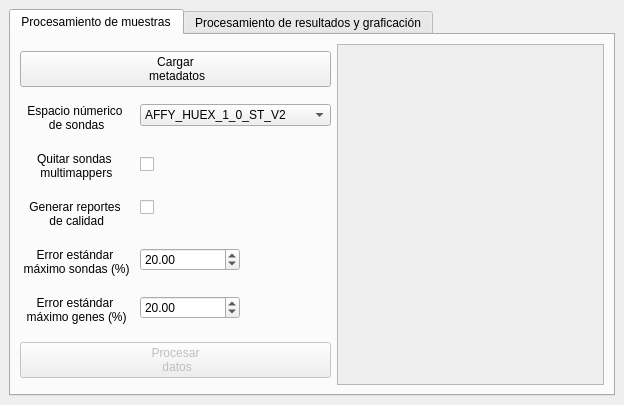
<?xml version="1.0" encoding="UTF-8"?>
<ui version="4.0">
 <class>__VentanaPrincipal</class>
 <widget class="QMainWindow" name="__VentanaPrincipal">
  <property name="geometry">
   <rect>
    <x>0</x>
    <y>0</y>
    <width>624</width>
    <height>405</height>
   </rect>
  </property>
  <property name="windowTitle">
   <string>ChipyPyR</string>
  </property>
  <widget class="QWidget" name="__centralwidget">
   <layout class="QVBoxLayout" name="verticalLayout_5">
    <item>
     <widget class="QTabWidget" name="__tabWidget">
      <property name="currentIndex">
       <number>0</number>
      </property>
      <widget class="QWidget" name="__procesamiento_de_muestras">
       <attribute name="title">
        <string>Procesamiento de muestras</string>
       </attribute>
       <layout class="QHBoxLayout" name="horizontalLayout">
        <item>
         <layout class="QVBoxLayout" name="__verticalLayout_3">
          <property name="spacing">
           <number>10</number>
          </property>
          <item>
           <spacer name="__verticalSpacer">
            <property name="orientation">
             <enum>Qt::Vertical</enum>
            </property>
            <property name="sizeHint" stdset="0">
             <size>
              <width>20</width>
              <height>40</height>
             </size>
            </property>
           </spacer>
          </item>
          <item>
           <widget class="QPushButton" name="__but_cargar_metadatos">
            <property name="text">
             <string>Cargar
 metadatos</string>
            </property>
           </widget>
          </item>
          <item>
           <spacer name="__verticalSpacer_3">
            <property name="orientation">
             <enum>Qt::Vertical</enum>
            </property>
            <property name="sizeHint" stdset="0">
             <size>
              <width>20</width>
              <height>40</height>
             </size>
            </property>
           </spacer>
          </item>
          <item>
           <layout class="QFormLayout" name="__formLayout">
            <property name="labelAlignment">
             <set>Qt::AlignCenter</set>
            </property>
            <property name="formAlignment">
             <set>Qt::AlignJustify|Qt::AlignVCenter</set>
            </property>
            <property name="verticalSpacing">
             <number>20</number>
            </property>
            <item row="3" column="0">
             <widget class="QLabel" name="__lab_error_sondas">
              <property name="text">
               <string>Error estándar
 máximo sondas (%)</string>
              </property>
              <property name="alignment">
               <set>Qt::AlignCenter</set>
              </property>
             </widget>
            </item>
            <item row="3" column="1">
             <widget class="QDoubleSpinBox" name="__dsbox_error_sondas">
              <property name="maximumSize">
               <size>
                <width>100</width>
                <height>16777215</height>
               </size>
              </property>
              <property name="maximum">
               <double>9999.989999999999782</double>
              </property>
              <property name="value">
               <double>20.000000000000000</double>
              </property>
             </widget>
            </item>
            <item row="4" column="0">
             <widget class="QLabel" name="__lab_error_genes">
              <property name="maximumSize">
               <size>
                <width>16777215</width>
                <height>16777215</height>
               </size>
              </property>
              <property name="text">
               <string>Error estándar
 máximo genes (%)</string>
              </property>
              <property name="alignment">
               <set>Qt::AlignCenter</set>
              </property>
             </widget>
            </item>
            <item row="4" column="1">
             <widget class="QDoubleSpinBox" name="__dsbox_error_genes">
              <property name="maximumSize">
               <size>
                <width>100</width>
                <height>16777215</height>
               </size>
              </property>
              <property name="suffix">
               <string/>
              </property>
              <property name="maximum">
               <double>9999.989999999999782</double>
              </property>
              <property name="value">
               <double>20.000000000000000</double>
              </property>
             </widget>
            </item>
            <item row="1" column="0">
             <widget class="QLabel" name="__lab_multimappers">
              <property name="text">
               <string>Quitar sondas
 multimappers</string>
              </property>
             </widget>
            </item>
            <item row="1" column="1">
             <widget class="QCheckBox" name="__check_multimappers">
              <property name="minimumSize">
               <size>
                <width>0</width>
                <height>25</height>
               </size>
              </property>
              <property name="font">
               <font>
                <pointsize>6</pointsize>
               </font>
              </property>
              <property name="layoutDirection">
               <enum>Qt::LeftToRight</enum>
              </property>
              <property name="text">
               <string/>
              </property>
             </widget>
            </item>
            <item row="2" column="0">
             <widget class="QLabel" name="__lab_reportes_calidad">
              <property name="layoutDirection">
               <enum>Qt::LeftToRight</enum>
              </property>
              <property name="text">
               <string>Generar reportes
 de calidad</string>
              </property>
              <property name="alignment">
               <set>Qt::AlignCenter</set>
              </property>
             </widget>
            </item>
            <item row="2" column="1">
             <widget class="QCheckBox" name="__check_reporte_calidad">
              <property name="text">
               <string/>
              </property>
             </widget>
            </item>
            <item row="0" column="0">
             <widget class="QLabel" name="__lab_espacio_numerico">
              <property name="text">
               <string>Espacio númerico
 de sondas</string>
              </property>
              <property name="alignment">
               <set>Qt::AlignCenter</set>
              </property>
             </widget>
            </item>
            <item row="0" column="1">
             <widget class="QComboBox" name="__combox_espacio_numerico">
              <item>
               <property name="text">
                <string>AFFY_HUEX_1_0_ST_V2</string>
               </property>
              </item>
              <item>
               <property name="text">
                <string>AFFY_HUGENE_1_0_ST_V1</string>
               </property>
              </item>
              <item>
               <property name="text">
                <string>AFFY_HUGENE_2_0_ST_V1</string>
               </property>
              </item>
              <item>
               <property name="text">
                <string>AFFY_HUGENE_2_1_ST_V1</string>
               </property>
              </item>
             </widget>
            </item>
           </layout>
          </item>
          <item>
           <spacer name="__verticalSpacer_4">
            <property name="orientation">
             <enum>Qt::Vertical</enum>
            </property>
            <property name="sizeHint" stdset="0">
             <size>
              <width>20</width>
              <height>40</height>
             </size>
            </property>
           </spacer>
          </item>
          <item>
           <widget class="QPushButton" name="__but_procesar_datos">
            <property name="enabled">
             <bool>false</bool>
            </property>
            <property name="text">
             <string>Procesar
 datos</string>
            </property>
           </widget>
          </item>
          <item>
           <spacer name="__verticalSpacer_2">
            <property name="orientation">
             <enum>Qt::Vertical</enum>
            </property>
            <property name="sizeHint" stdset="0">
             <size>
              <width>20</width>
              <height>40</height>
             </size>
            </property>
           </spacer>
          </item>
         </layout>
        </item>
        <item>
         <widget class="QTableWidget" name="__tabla_muestras">
          <property name="enabled">
           <bool>false</bool>
          </property>
          <property name="autoScroll">
           <bool>true</bool>
          </property>
          <property name="selectionBehavior">
           <enum>QAbstractItemView::SelectItems</enum>
          </property>
          <property name="verticalScrollMode">
           <enum>QAbstractItemView::ScrollPerPixel</enum>
          </property>
          <property name="horizontalScrollMode">
           <enum>QAbstractItemView::ScrollPerPixel</enum>
          </property>
          <property name="rowCount">
           <number>0</number>
          </property>
         </widget>
        </item>
       </layout>
      </widget>
      <widget class="QWidget" name="__procesamiento_de_resultados">
       <attribute name="title">
        <string>Procesamiento de resultados y graficación</string>
       </attribute>
       <layout class="QHBoxLayout" name="horizontalLayout_3">
        <item>
         <layout class="QVBoxLayout" name="__verticalLayout_6">
          <item>
           <spacer name="__verticalSpacer_5">
            <property name="orientation">
             <enum>Qt::Vertical</enum>
            </property>
            <property name="sizeHint" stdset="0">
             <size>
              <width>20</width>
              <height>40</height>
             </size>
            </property>
           </spacer>
          </item>
          <item>
           <widget class="QPushButton" name="__but_cargar_resultados">
            <property name="text">
             <string>Cargar
 resultados</string>
            </property>
           </widget>
          </item>
          <item>
           <spacer name="__verticalSpacer6">
            <property name="orientation">
             <enum>Qt::Vertical</enum>
            </property>
            <property name="sizeHint" stdset="0">
             <size>
              <width>20</width>
              <height>40</height>
             </size>
            </property>
           </spacer>
          </item>
          <item>
           <layout class="QFormLayout" name="__formLayout_2">
            <item row="2" column="0">
             <widget class="QLabel" name="__lab_grupo">
              <property name="text">
               <string>Grupo</string>
              </property>
             </widget>
            </item>
            <item row="3" column="0">
             <widget class="QLabel" name="__lab_p">
              <property name="text">
               <string>p-value</string>
              </property>
             </widget>
            </item>
            <item row="4" column="0">
             <widget class="QLabel" name="__lab_log2fc">
              <property name="text">
               <string>Log2FC</string>
              </property>
             </widget>
            </item>
            <item row="4" column="1">
             <widget class="QDoubleSpinBox" name="__dsbox_log2fc">
              <property name="singleStep">
               <double>0.100000000000000</double>
              </property>
              <property name="value">
               <double>1.000000000000000</double>
              </property>
             </widget>
            </item>
            <item row="1" column="0">
             <widget class="QLabel" name="__lab_grafico">
              <property name="text">
               <string>Gráfico</string>
              </property>
             </widget>
            </item>
            <item row="2" column="1">
             <widget class="QComboBox" name="__combox_grupo"/>
            </item>
            <item row="1" column="1">
             <widget class="QComboBox" name="__combox_grafico"/>
            </item>
            <item row="3" column="1">
             <widget class="QDoubleSpinBox" name="__dsbox_p">
              <property name="maximum">
               <double>1.000000000000000</double>
              </property>
              <property name="singleStep">
               <double>0.010000000000000</double>
              </property>
              <property name="value">
               <double>0.050000000000000</double>
              </property>
             </widget>
            </item>
           </layout>
          </item>
          <item>
           <spacer name="verticalSpacer">
            <property name="orientation">
             <enum>Qt::Vertical</enum>
            </property>
            <property name="sizeHint" stdset="0">
             <size>
              <width>20</width>
              <height>40</height>
             </size>
            </property>
           </spacer>
          </item>
          <item>
           <widget class="QPushButton" name="__but_filtrar_tabla">
            <property name="enabled">
             <bool>false</bool>
            </property>
            <property name="text">
             <string>Filtrar tabla</string>
            </property>
           </widget>
          </item>
          <item>
           <spacer name="__verticalSpacer_9">
            <property name="orientation">
             <enum>Qt::Vertical</enum>
            </property>
            <property name="sizeHint" stdset="0">
             <size>
              <width>20</width>
              <height>40</height>
             </size>
            </property>
           </spacer>
          </item>
          <item>
           <widget class="QPushButton" name="__but_guardar_tabla">
            <property name="enabled">
             <bool>false</bool>
            </property>
            <property name="text">
             <string>Guardar tabla</string>
            </property>
           </widget>
          </item>
          <item>
           <spacer name="__verticalSpacer_8">
            <property name="orientation">
             <enum>Qt::Vertical</enum>
            </property>
            <property name="sizeHint" stdset="0">
             <size>
              <width>20</width>
              <height>40</height>
             </size>
            </property>
           </spacer>
          </item>
          <item>
           <widget class="QPushButton" name="__but_graficar">
            <property name="enabled">
             <bool>false</bool>
            </property>
            <property name="text">
             <string>Graficar</string>
            </property>
           </widget>
          </item>
          <item>
           <spacer name="__verticalSpacer_7">
            <property name="orientation">
             <enum>Qt::Vertical</enum>
            </property>
            <property name="sizeHint" stdset="0">
             <size>
              <width>20</width>
              <height>40</height>
             </size>
            </property>
           </spacer>
          </item>
         </layout>
        </item>
        <item>
         <widget class="QTableWidget" name="__tabla_resultados">
          <property name="enabled">
           <bool>false</bool>
          </property>
          <property name="autoScroll">
           <bool>true</bool>
          </property>
          <property name="verticalScrollMode">
           <enum>QAbstractItemView::ScrollPerPixel</enum>
          </property>
          <property name="horizontalScrollMode">
           <enum>QAbstractItemView::ScrollPerPixel</enum>
          </property>
          <property name="rowCount">
           <number>0</number>
          </property>
          <property name="columnCount">
           <number>0</number>
          </property>
         </widget>
        </item>
       </layout>
      </widget>
     </widget>
    </item>
   </layout>
  </widget>
 </widget>
 <resources/>
 <connections/>
</ui>
